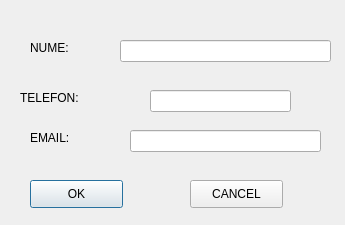
<?xml version="1.0" encoding="UTF-8"?>
<ui version="4.0">
 <class>adminInsert</class>
 <widget class="QDialog" name="adminInsert">
  <property name="geometry">
   <rect>
    <x>0</x>
    <y>0</y>
    <width>345</width>
    <height>225</height>
   </rect>
  </property>
  <property name="minimumSize">
   <size>
    <width>345</width>
    <height>225</height>
   </size>
  </property>
  <property name="maximumSize">
   <size>
    <width>345</width>
    <height>225</height>
   </size>
  </property>
  <property name="windowTitle">
   <string>Insert Administratori</string>
  </property>
  <widget class="QPushButton" name="okInsert">
   <property name="geometry">
    <rect>
     <x>30</x>
     <y>180</y>
     <width>93</width>
     <height>28</height>
    </rect>
   </property>
   <property name="text">
    <string>OK</string>
   </property>
  </widget>
  <widget class="QPushButton" name="cancelInsert">
   <property name="geometry">
    <rect>
     <x>190</x>
     <y>180</y>
     <width>93</width>
     <height>28</height>
    </rect>
   </property>
   <property name="text">
    <string>CANCEL</string>
   </property>
  </widget>
  <widget class="QLineEdit" name="numeEdit">
   <property name="geometry">
    <rect>
     <x>120</x>
     <y>40</y>
     <width>211</width>
     <height>22</height>
    </rect>
   </property>
   <property name="alignment">
    <set>Qt::AlignCenter</set>
   </property>
   <property name="clearButtonEnabled">
    <bool>true</bool>
   </property>
  </widget>
  <widget class="QLabel" name="label">
   <property name="geometry">
    <rect>
     <x>30</x>
     <y>40</y>
     <width>55</width>
     <height>16</height>
    </rect>
   </property>
   <property name="text">
    <string>NUME:</string>
   </property>
  </widget>
  <widget class="QLabel" name="label_6">
   <property name="geometry">
    <rect>
     <x>30</x>
     <y>130</y>
     <width>55</width>
     <height>16</height>
    </rect>
   </property>
   <property name="text">
    <string>EMAIL:</string>
   </property>
  </widget>
  <widget class="QLabel" name="label_5">
   <property name="geometry">
    <rect>
     <x>20</x>
     <y>90</y>
     <width>71</width>
     <height>16</height>
    </rect>
   </property>
   <property name="text">
    <string>TELEFON:</string>
   </property>
  </widget>
  <widget class="QLineEdit" name="telefonEdit">
   <property name="geometry">
    <rect>
     <x>150</x>
     <y>90</y>
     <width>141</width>
     <height>22</height>
    </rect>
   </property>
   <property name="alignment">
    <set>Qt::AlignCenter</set>
   </property>
   <property name="clearButtonEnabled">
    <bool>true</bool>
   </property>
  </widget>
  <widget class="QLineEdit" name="emailEdit">
   <property name="geometry">
    <rect>
     <x>130</x>
     <y>130</y>
     <width>191</width>
     <height>22</height>
    </rect>
   </property>
   <property name="alignment">
    <set>Qt::AlignCenter</set>
   </property>
   <property name="clearButtonEnabled">
    <bool>true</bool>
   </property>
  </widget>
 </widget>
 <resources/>
 <connections/>
</ui>
